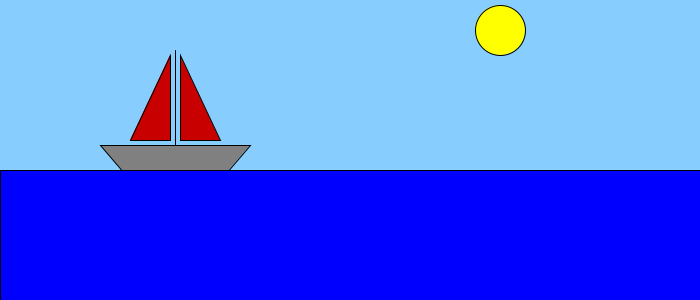
Frame 1 (no input)
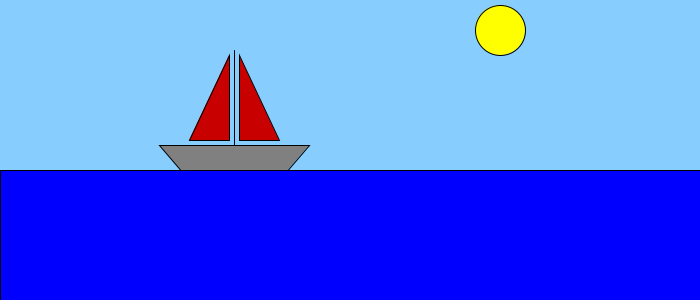
Frame 60 (the mouse pressed at the canvas centre just before this capture)
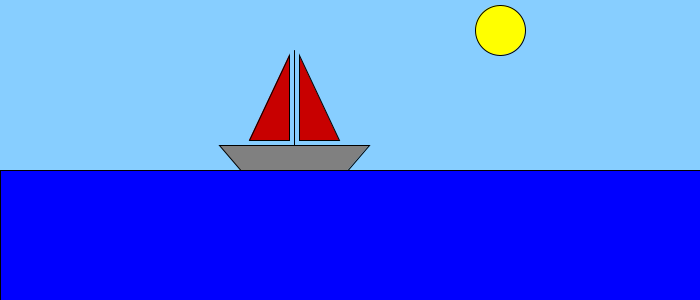
Frame 120 (the mouse held since frame 60 and released just before this capture)

The Processing sketch that drew these frames (run headless with seeded random() and noise(); from frame 60 on, the mouse is pressed at the canvas centre):

// Processing sketch: processing_50634
// ── processing_50634.pde

int posicionX;

void setup(){
  
  size(700,300);
  posicionX=100;

}

void draw(){
  background(135, 206, 255);

  fill(255,255,0);
ellipse(500,30,50,50);
   fill(200,0,0);
     triangle(posicionX+80,140,posicionX+80,55,posicionX+120,140);
   triangle(posicionX+30,140,posicionX+70,55,posicionX+70,140);
 line(posicionX+75,posicionX+145,posicionX+75,50);
 fill(128);
    quad(posicionX+0,145,posicionX+150,145,posicionX+120,180,posicionX+30,180);
     
  fill(0, 0, 255);
      rect(0,170,700,300);
   
  posicionX=posicionX+1;


if (posicionX==700) {
  posicionX=0;
}
}
